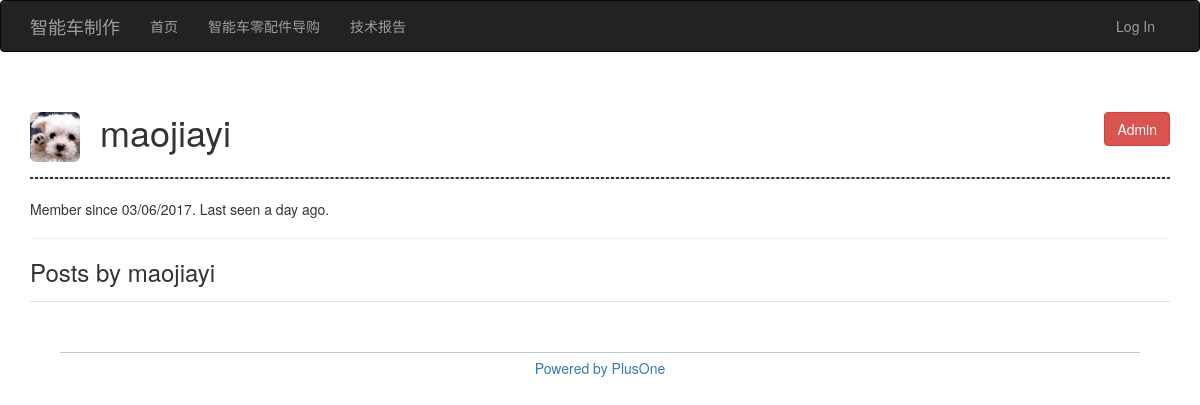
Before: /user/maojiayi with the older database file.
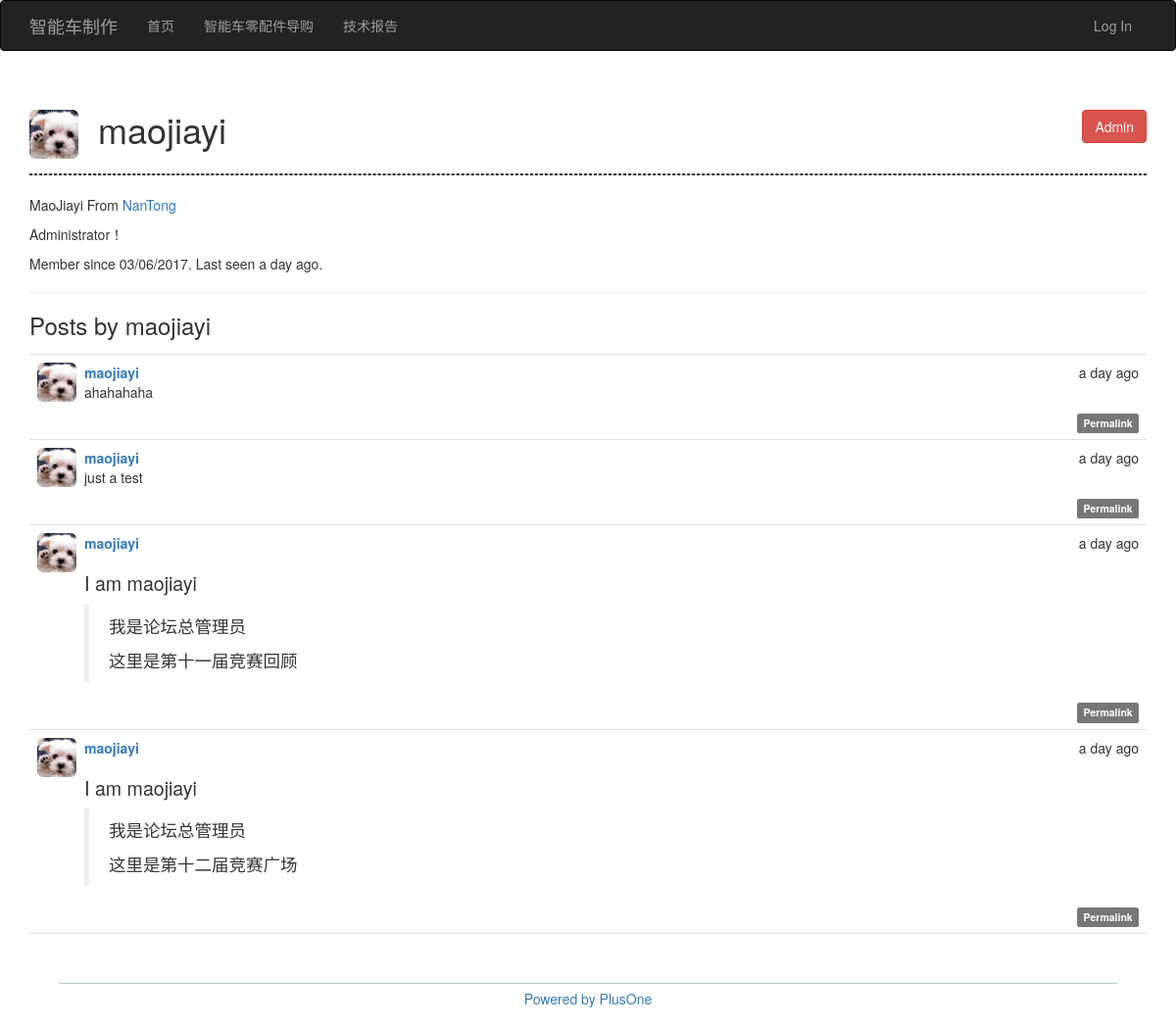
After: the same page with the newer database file.
### app/models.py (models this page shows, shortened)
class User(db.Model, UserMixin):
    __tablename__='users'
    id=db.Column(db.Integer, primary_key=True)
    username=db.Column(db.String(64), unique=True, index=True)
    role_id=db.Column(db.Integer, db.ForeignKey('roles.id'))
    password_hash=db.Column(db.String(128))
    email=db.Column(db.String(64), unique=True, index=True)
    confirmed=db.Column(db.Boolean, default=False)
    name=db.Column(db.String(64))
    location=db.Column(db.String(64))
    about_me=db.Column(db.Text())
    member_since=db.Column(db.DateTime(), default=datetime.utcnow())
    last_seen=db.Column(db.DateTime(), default=datetime.utcnow())
    posts=db.relationship('Post', backref='author', lazy='dynamic')
    forum_id=db.Column(db.Integer, db.ForeignKey('forums.id'))
    def can(self, permissions):
        return self.role is not None and \
            (self.role.permissions & permissions)==permissions
    def is_administrator(self):
        return self.can(Permission.ADMINISTER)
    @property
    def password(self):
        raise AttributeError('password is not a readable attribute')

class Post(db.Model):
    __tablename__='posts'
    id=db.Column(db.Integer, primary_key=True)
    body=db.Column(db.Text)
    timestamp=db.Column(db.DateTime, index=True, default=datetime.utcnow)
    author_id=db.Column(db.Integer, db.ForeignKey('users.id'))
    body_html=db.Column(db.Text)
    forum_id=db.Column(db.Integer, db.ForeignKey('forums.id'))

### app/main/views.py (the view)
@main.route('/user/<username>')
def user(username):
    user=User.query.filter_by(username=username).first()
    if user is None:
        abort(403)
    posts = user.posts.order_by(Post.timestamp.desc()).all()
    return render_template('user.html', user=user, posts=posts)

### app/auth/views.py (called while the page is built)
@auth.before_app_request
def before_request():
    if current_user.is_authenticated:
        current_user.ping()
        if not current_user.confirmed \
            and request.endpoint[:5]!='auth.':
            return redirect(url_for('auth.unconfirmed'))

### app/main/__init__.py (called while the page is built)
@main.app_context_processor
def inject_permissions():
    return dict(Permission=Permission)

### app/models.py (called while the page is built)
    def is_administrator(self):
        return False

### app/templates/user.html (shortened to what this page needs)
{% extends "base.html" %}
{% block page_content %}
<div class="page-header">
    <div style="margin-bottom:25px;">
        <img class="img-rounded profile-thumbnail" src="../static/plusone.png" width="50" height="50" style="float:left;">
        <h1 style=" margin-left:70px">
            {{ user.username }}
            {% if user.is_administrator() %}
            <button class="btn btn-danger" style="float:right">Admin</button>
            {% elif user.subforum!=None %}
            <button class="btn btn-danger" style="float:right">Moderator of {{ user.subforum.name }}</button>
            {% endif %}
        </h1>
    </div>
    <hr style="border:1px dashed" color="#DDDDDD">
    {% if user.name or user.location %}
    <p>
        {% if user.name %}{{ user.name }}{% endif %}
        {% if user.location %}
            From <a href="http://maps.google.com/?q={{ user.location }}">
                {{ user.location }}
            </a>
        {% endif %}
    </p>
    {% endif %}
    {% if user.about_me %}<p>{{ user.about_me }}</p>{% endif %}
    <p>
        Member since {{ moment(user.member_since).format('L') }}.
        Last seen {{ moment(user.last_seen).fromNow() }}.
    </p>
</div>
<h3>Posts by {{ user.username }}</h3>
{% include '_posts.html' %}
{% endblock %}

### app/templates/base.html (shortened to what this page needs)
{% extends "bootstrap/base.html" %}
{% block head %}
{{ super() }}
<link rel="stylesheet" type="text/css" href="{{ url_for('static', filename='styles.css') }}">
{% endblock %}
{% block navbar %}
<div class="navbar navbar-inverse" role="navigation">
    <div class="container">
        <div class="navbar-header">
            <a class="navbar-brand" href="/">智能车制作</a>
        </div>
        <div class="navbar-collapse collapse">
            <ul class="nav navbar-nav">
                <li><a href="{{ url_for('main.index') }}">首页</a></li>
                <li><a href="/">智能车零配件导购</a></li>
                <li><a href="/">技术报告</a></li>
            </ul>
            <ul class="nav navbar-nav navbar-right">
                {% if current_user.is_authenticated %}
                <li class="dropdown">
                    <img class="img-rounded profile-thumbnail" src="../static/plusone.png" width="20" height="20" style="float:left; margin-top:15px">
                    <a href="#" class="dropdown-toggle" data-toggle="dropdown" style="float:left">{{ current_user.username }}<b class="caret"></b></a>
                    <ul class="dropdown-menu">
                        <li>
                            <a href="{{ url_for('main.user', username=current_user.username) }}">
                            Profile
                            </a>
                        </li>
                        <li><a href="{{ url_for('auth.change_password') }}">Change Password</a></li>
                        <li><a href="{{ url_for('auth.change_email_request') }}">Change Email</a></li>
                        <li><a href="{{ url_for('auth.logout') }}">Log Out</a></li>
                    </ul>
                </li>
                {% else %}
                <li><a href="{{ url_for('auth.login') }}">Log In</a></li>
                {% endif %}
            </ul>
        </div>
    </div>
</div>
{% endblock %}
{% block content %}
<div class="container">
    {% block page_content %}{% endblock %}
</div>
<div style="text-align:center; margin-top:50px">
    <div style="margin:0 auto; height:1px; width:90%; background-color:#B4CDCD"></div>
    <div style="height:5px"></div>
    <a href='/' style="text-decoration:none;">Powered by PlusOne</a>
    <div style="height:20px"></div>
</div>
{% endblock %}

### app/templates/_posts.html (shortened to what this page needs)
<ul class="posts">
    {% for post in posts %}
    <li class="post">
        <div class="post-thumbnail">
            <a href="{{ url_for('main.user', username=post.author.username) }}">
                <img class="img-rounded profile-thumbnail" src="../static/plusone.png" width="40" height="40">
            </a>
        </div>
        <div class="post-content">
            <div class="post-date">{{ moment(post.timestamp).fromNow() }}</div>
            <div class="post-author">
                <a href="{{ url_for('main.user', username=post.author.username) }}">
                {{ post.author.username }}
                </a>
            </div>
            <div class="post-body">
                {% if post.body_html %}
                    {{ post.body_html | safe }}
                {% else %}
                    {{ post.body }}
                {% endif %}
            </div>
            <div class="post-footer">
                <a href="{{ url_for('note.post', id=post.id) }}">
                    <span class="label label-default">Permalink</span>
                </a>
            </div>
        </div>
    </li>
    {% endfor %}
</ul>

### app/static/styles.css (style rules this page uses)
.profile-thumbnail { position: absolute; }
ul.posts { list-style-type: none; padding: 0px; margin: 16px 0px 0px 0px; border-top: 1px solid #e0e0e0; }
ul.posts li.post { padding: 8px; border-bottom: 1px solid #e0e0e0; }
div.post-date { float: right; }
div.post-author { font-weight: bold; }
div.post-thumbnail { position: absolute; }
div.post-content { margin-left: 48px; min-height: 48px; }
div.post-footer { text-align: right; }
.post-body h1 { font-size: 140%; }

Changed rows visible on the page:
changed User "maojiayi": name (not shown) → "MaoJiayi"; location (not shown) → "NanTong"; about_me (not shown) → "Administrator！"
added Post: timestamp "a day ago", author.username "maojiayi", body_html "ahahahaha"
added Post: timestamp "a day ago", author.username "maojiayi", body_html "just a test"
added Post: timestamp "a day ago", author.username "maojiayi", body_html "I am maojiayi 我是论坛总管理员 这里是第十一届竞赛回顾"
added Post: timestamp "a day ago", author.username "maojiayi", body_html "I am maojiayi 我是论坛总管理员 这里是第十二届竞赛广场"
Other visible differences:
text now shown: "From"
